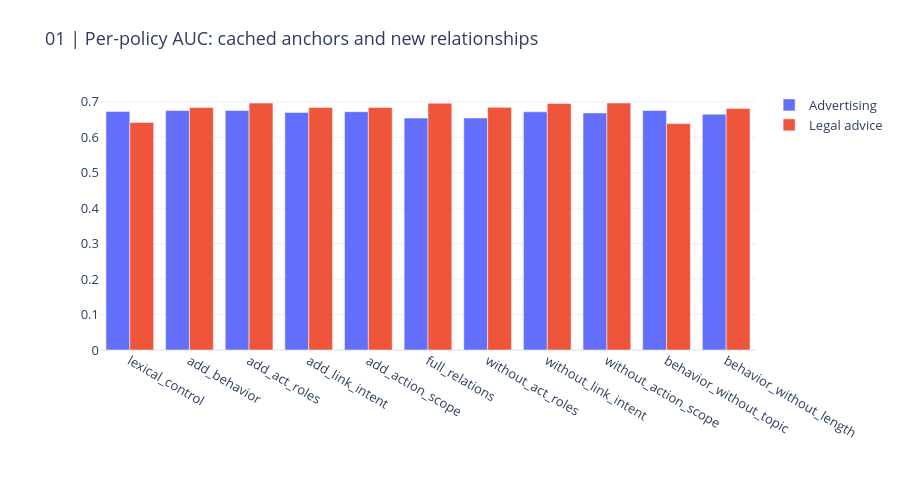
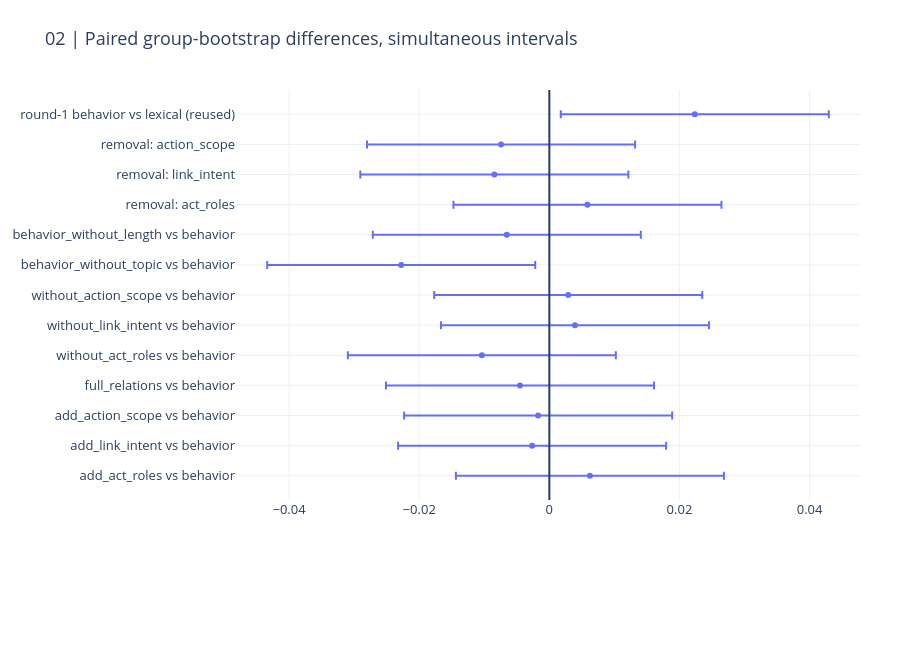

Write notebook code for charts like these, in order.
### Markdown cell above
## 3. Per-policy performance and conditional uncertainty

The model, C, lexical vocabulary limits, training weights, and historical 881-query protocol are held fixed. Cached control design parity must pass before any new fit. The primary is **add_act_roles versus add_behavior**; other apparent winners do not substitute for that primary.

### Code cell
display(pd.DataFrame(result["metrics"]))
CHARTS = figures(result)
CHARTS[0].show(renderer="plotly_mimetype")
CHARTS[1].show(renderer="plotly_mimetype")

### Figure 1 — Plotly figure (JSON) as saved in the notebook; plotly's stock layout.template omitted (floating-point values rounded to 4 significant figures)
{"data": [{"name": "Advertising", "type": "bar", "x": ["lexical_control", "add_behavior", "add_act_roles", "add_link_intent", "add_action_scope", "full_relations", "without_act_roles", "without_link_intent", "without_action_scope", "behavior_without_topic", "behavior_without_length"], "y": [0.673, 0.6758, 0.6758, 0.6701, 0.6723, 0.6544, 0.6545, 0.6719, 0.6688, 0.6755, 0.6653]}, {"name": "Legal advice", "type": "bar", "x": ["lexical_control", "add_behavior", "add_act_roles", "add_link_intent", "add_action_scope", "full_relations", "without_act_roles", "without_link_intent", "without_action_scope", "behavior_without_topic", "behavior_without_length"], "y": [0.642, 0.6839, 0.6964, 0.6843, 0.684, 0.6963, 0.6845, 0.6957, 0.6968, 0.6387, 0.6814]}], "layout": {"barmode": "group", "font": {"size": 13}, "height": 500, "margin": {"b": 150, "l": 100, "r": 40, "t": 90}, "title": {"text": "01 | Per-policy AUC: cached anchors and new relationships"}, "xaxis": {"automargin": true}, "yaxis": {"automargin": true}}}

### Figure 2 — Plotly figure (JSON) as saved in the notebook; plotly's stock layout.template omitted (floating-point values rounded to 4 significant figures)
{"data": [{"error_x": {"array": [0.0206, 0.0206, 0.0206, 0.0206, 0.0206, 0.0206, 0.0206, 0.0206, 0.0206, 0.0206, 0.0206, 0.0206, 0.0206]}, "mode": "markers", "type": "scatter", "x": [0.006238, -0.00265, -0.001719, -0.004512, -0.01037, 0.00394, 0.002906, -0.02277, -0.006538, 0.005858, -0.008452, -0.007419, 0.02235], "y": ["add_act_roles vs behavior", "add_link_intent vs behavior", "add_action_scope vs behavior", "full_relations vs behavior", "without_act_roles vs behavior", "without_link_intent vs behavior", "without_action_scope vs behavior", "behavior_without_topic vs behavior", "behavior_without_length vs behavior", "removal: act_roles", "removal: link_intent", "removal: action_scope", "round-1 behavior vs lexical (reused)"]}], "layout": {"font": {"size": 13}, "height": 650, "margin": {"b": 150, "l": 100, "r": 40, "t": 90}, "shapes": [{"type": "line", "x0": 0, "x1": 0, "xref": "x", "y0": 0, "y1": 1, "yref": "y domain"}], "title": {"text": "02 | Paired group-bootstrap differences, simultaneous intervals"}, "xaxis": {"automargin": true}, "yaxis": {"automargin": true}}}
